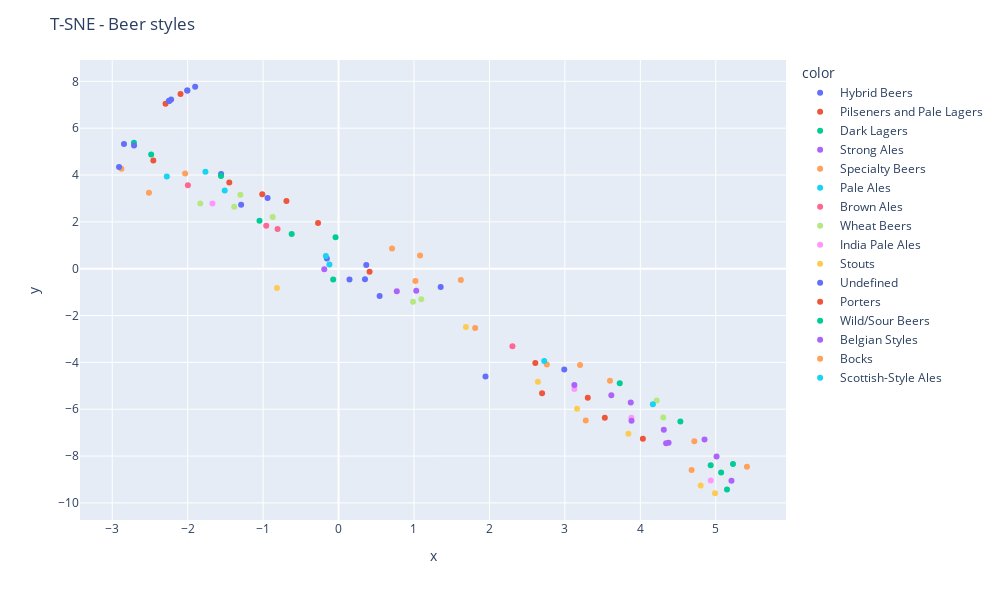

Write notebook code for a chart like this one.
### Markdown cell above
Or with t-SNE:

### Code cell
X_reduced_tsne = TSNE(n_components=2, init='random', learning_rate='auto', random_state=0).fit_transform(X)

# Plot the data reduced in 2d space with t-SNE
fig = px.scatter(x=X_reduced_tsne[:,0], y=X_reduced_tsne[:,1], color=style_labels_merged, color_discrete_sequence=px.colors.qualitative.Light24)
fig.update_layout(
    title='T-SNE - Beer styles',
    width=1000,
    height=600,
)
fig.show()

### Figure 1 — Plotly figure (JSON) as saved in the notebook; plotly's stock layout.template omitted (floating-point values rounded to 4 significant figures)
{"data": [{"hovertemplate": "color=Hybrid Beers<br>x=%{x}<br>y=%{y}<extra></extra>", "legendgroup": "Hybrid Beers", "marker": {"color": "#636efa", "symbol": "circle"}, "mode": "markers", "name": "Hybrid Beers", "orientation": "v", "showlegend": true, "type": "scatter", "x": [-0.1549, 0.3503, 2.992, 0.145, -1.291, -1.557, -0.9405], "xaxis": "x", "y": [0.4367, -0.4494, -4.309, -0.4584, 2.73, 4.047, 3.015], "yaxis": "y"}, {"hovertemplate": "color=Pilseners and Pale Lagers<br>x=%{x}<br>y=%{y}<extra></extra>", "legendgroup": "Pilseners and Pale Lagers", "marker": {"color": "#EF553B", "symbol": "circle"}, "mode": "markers", "name": "Pilseners and Pale Lagers", "orientation": "v", "showlegend": true, "type": "scatter", "x": [-2.095, 3.303, -2.455, -1.011, -0.6907, -2.293, 2.698, -1.448, 0.4111, -0.2717], "xaxis": "x", "y": [7.456, -5.51, 4.621, 3.174, 2.887, 7.046, -5.32, 3.683, -0.1298, 1.951], "yaxis": "y"}, {"hovertemplate": "color=Dark Lagers<br>x=%{x}<br>y=%{y}<extra></extra>", "legendgroup": "Dark Lagers", "marker": {"color": "#00cc96", "symbol": "circle"}, "mode": "markers", "name": "Dark Lagers", "orientation": "v", "showlegend": true, "type": "scatter", "x": [-2.712, -2.484, -1.048, -0.6211, -0.07118, -1.558], "xaxis": "x", "y": [5.381, 4.872, 2.048, 1.482, -0.4609, 3.955], "yaxis": "y"}, {"hovertemplate": "color=Strong Ales<br>x=%{x}<br>y=%{y}<extra></extra>", "legendgroup": "Strong Ales", "marker": {"color": "#ab63fa", "symbol": "circle"}, "mode": "markers", "name": "Strong Ales", "orientation": "v", "showlegend": true, "type": "scatter", "x": [4.375, 4.342, 3.616, 5.011, 1.03, 4.851], "xaxis": "x", "y": [-7.434, -7.458, -5.405, -8.016, -0.9437, -7.29], "yaxis": "y"}, {"hovertemplate": "color=Specialty Beers<br>x=%{x}<br>y=%{y}<extra></extra>", "legendgroup": "Specialty Beers", "marker": {"color": "#FFA15A", "symbol": "circle"}, "mode": "markers", "name": "Specialty Beers", "orientation": "v", "showlegend": true, "type": "scatter", "x": [3.277, -2.878, -2.513, 4.68, 0.709, 3.201, 1.019, 2.761, 1.621, 1.081, 1.811], "xaxis": "x", "y": [-6.481, 4.264, 3.242, -8.595, 0.8639, -4.112, -0.5214, -4.09, -0.4788, 0.5682, -2.533], "yaxis": "y"}, {"hovertemplate": "color=Pale Ales<br>x=%{x}<br>y=%{y}<extra></extra>", "legendgroup": "Pale Ales", "marker": {"color": "#19d3f3", "symbol": "circle"}, "mode": "markers", "name": "Pale Ales", "orientation": "v", "showlegend": true, "type": "scatter", "x": [-2.276, 2.726, -1.509, -1.764, -0.1211], "xaxis": "x", "y": [3.939, -3.944, 3.338, 4.142, 0.1792], "yaxis": "y"}, {"hovertemplate": "color=Brown Ales<br>x=%{x}<br>y=%{y}<extra></extra>", "legendgroup": "Brown Ales", "marker": {"color": "#FF6692", "symbol": "circle"}, "mode": "markers", "name": "Brown Ales", "orientation": "v", "showlegend": true, "type": "scatter", "x": [2.305, -0.8087, -0.9586, -1.997], "xaxis": "x", "y": [-3.315, 1.696, 1.832, 3.567], "yaxis": "y"}, {"hovertemplate": "color=Wheat Beers<br>x=%{x}<br>y=%{y}<extra></extra>", "legendgroup": "Wheat Beers", "marker": {"color": "#B6E880", "symbol": "circle"}, "mode": "markers", "name": "Wheat Beers", "orientation": "v", "showlegend": true, "type": "scatter", "x": [-1.833, -1.383, 4.304, 0.9868, 1.096, -1.302, 4.217, -0.8726], "xaxis": "x", "y": [2.782, 2.649, -6.359, -1.413, -1.309, 3.153, -5.633, 2.209], "yaxis": "y"}, {"hovertemplate": "color=India Pale Ales<br>x=%{x}<br>y=%{y}<extra></extra>", "legendgroup": "India Pale Ales", "marker": {"color": "#FF97FF", "symbol": "circle"}, "mode": "markers", "name": "India Pale Ales", "orientation": "v", "showlegend": true, "type": "scatter", "x": [4.934, 3.881, 3.126, -1.672], "xaxis": "x", "y": [-9.039, -6.367, -5.142, 2.786], "yaxis": "y"}, {"hovertemplate": "color=Stouts<br>x=%{x}<br>y=%{y}<extra></extra>", "legendgroup": "Stouts", "marker": {"color": "#FECB52", "symbol": "circle"}, "mode": "markers", "name": "Stouts", "orientation": "v", "showlegend": true, "type": "scatter", "x": [4.99, 2.643, 1.689, -0.8157, 3.842, 3.162, 4.8], "xaxis": "x", "y": [-9.588, -4.822, -2.487, -0.8274, -7.047, -5.98, -9.261], "yaxis": "y"}, {"hovertemplate": "color=Undefined<br>x=%{x}<br>y=%{y}<extra></extra>", "legendgroup": "Undefined", "marker": {"color": "#636efa", "symbol": "circle"}, "mode": "markers", "name": "Undefined", "orientation": "v", "showlegend": true, "type": "scatter", "x": [-2.006, 1.948, -2.711, 1.354, -2.909, -2.249, -2.219, -2.246, 0.5443, -2.844, -1.901, -2.003, 0.3676], "xaxis": "x", "y": [7.604, -4.604, 5.261, -0.7807, 4.345, 7.159, 7.224, 7.164, -1.162, 5.323, 7.769, 7.609, 0.1553], "yaxis": "y"}, {"hovertemplate": "color=Porters<br>x=%{x}<br>y=%{y}<extra></extra>", "legendgroup": "Porters", "marker": {"color": "#EF553B", "symbol": "circle"}, "mode": "markers", "name": "Porters", "orientation": "v", "showlegend": true, "type": "scatter", "x": [3.529, 4.034, 2.608], "xaxis": "x", "y": [-6.369, -7.258, -4.027], "yaxis": "y"}, {"hovertemplate": "color=Wild/Sour Beers<br>x=%{x}<br>y=%{y}<extra></extra>", "legendgroup": "Wild/Sour Beers", "marker": {"color": "#00cc96", "symbol": "circle"}, "mode": "markers", "name": "Wild/Sour Beers", "orientation": "v", "showlegend": true, "type": "scatter", "x": [5.071, -0.03976, 4.531, 4.932, 3.727, 5.149, 5.228], "xaxis": "x", "y": [-8.7, 1.347, -6.529, -8.397, -4.886, -9.426, -8.336], "yaxis": "y"}, {"hovertemplate": "color=Belgian Styles<br>x=%{x}<br>y=%{y}<extra></extra>", "legendgroup": "Belgian Styles", "marker": {"color": "#ab63fa", "symbol": "circle"}, "mode": "markers", "name": "Belgian Styles", "orientation": "v", "showlegend": true, "type": "scatter", "x": [-0.1891, 0.772, 4.311, 3.126, 5.208, 3.883, 3.873], "xaxis": "x", "y": [-0.02815, -0.963, -6.872, -4.961, -9.058, -6.496, -5.711], "yaxis": "y"}, {"hovertemplate": "color=Bocks<br>x=%{x}<br>y=%{y}<extra></extra>", "legendgroup": "Bocks", "marker": {"color": "#FFA15A", "symbol": "circle"}, "mode": "markers", "name": "Bocks", "orientation": "v", "showlegend": true, "type": "scatter", "x": [-2.033, 3.598, 5.413, 4.716], "xaxis": "x", "y": [4.07, -4.789, -8.462, -7.367], "yaxis": "y"}, {"hovertemplate": "color=Scottish-Style Ales<br>x=%{x}<br>y=%{y}<extra></extra>", "legendgroup": "Scottish-Style Ales", "marker": {"color": "#19d3f3", "symbol": "circle"}, "mode": "markers", "name": "Scottish-Style Ales", "orientation": "v", "showlegend": true, "type": "scatter", "x": [4.167, -0.1681], "xaxis": "x", "y": [-5.784, 0.5418], "yaxis": "y"}], "layout": {"height": 600, "legend": {"title": {"text": "color"}, "tracegroupgap": 0}, "margin": {"t": 60}, "title": {"text": "T-SNE - Beer styles"}, "width": 1000, "xaxis": {"anchor": "y", "domain": [0, 1], "title": {"text": "x"}}, "yaxis": {"anchor": "x", "domain": [0, 1], "title": {"text": "y"}}}}
